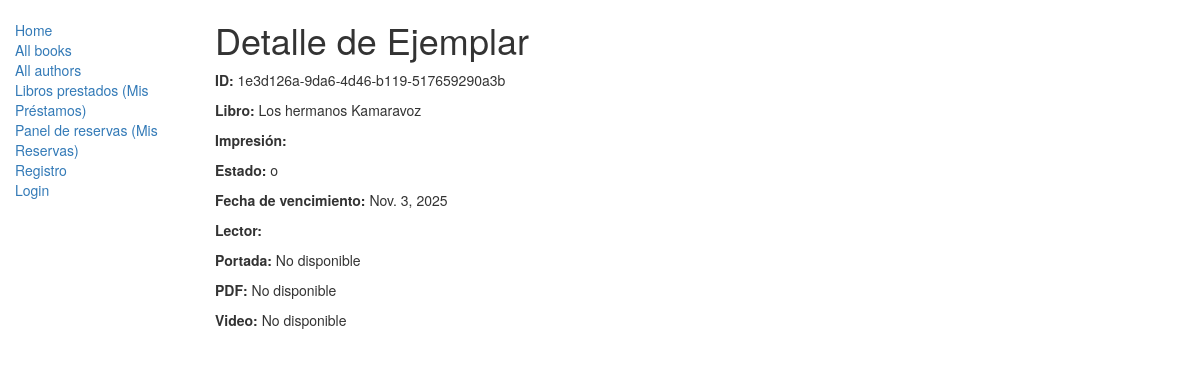
The page /catalog/ejemplar/1e3d126a-9da6-4d46-b119-517659290a3b/ on the database as committed earlier.
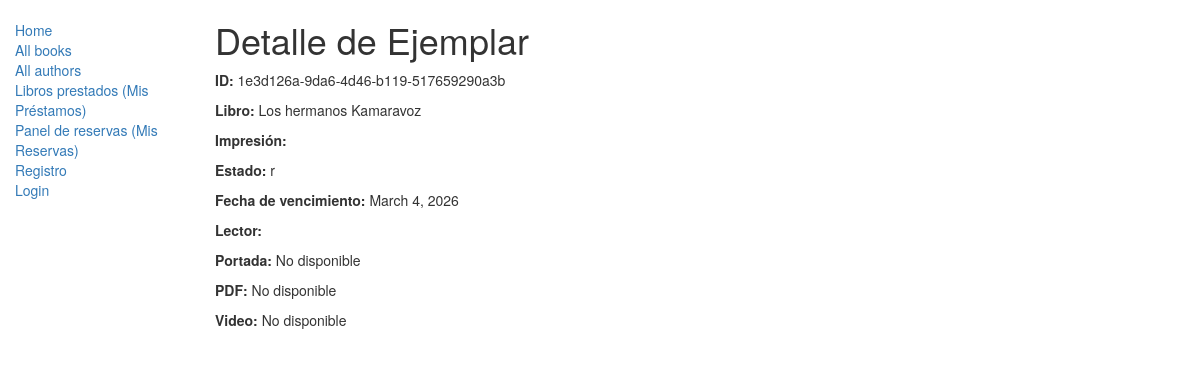
The same page on the database as committed later.
### catalog/models.py (models this page shows, shortened)
class BookInstance(models.Model):
    id = models.UUIDField(primary_key = True, default=uuid.uuid4,help_text="id unico del ejemplar en toda la biblioteca")
    imprent = models.CharField(max_length= 200, help_text="Introduce el nombre de la editorial")
    due_back = models.DateField(null=True,blank = True)
    loan_status =(
            ("m","Maintenance"),
            ("o","on loan"),
            ("a","available"),
            ("r","reserverd")
        )
    pdf = models.FileField(upload_to="pdfs/", null=True, blank=True)
    video = models.FileField(upload_to="videos/", null=True , blank = True)
    book = models.ForeignKey(Book,on_delete = models.SET_NULL, null = True)
    lenguaje = models.ForeignKey("Language", on_delete = models.SET_NULL , null = True)
    status = models.CharField(max_length = 1, choices = loan_status, blank = True, default = "m",help_text = "Disponibilidad d del ejemplar")
    lector = models.ForeignKey("lector", on_delete= models.SET_NULL, null=True )
    portada = models.ImageField(upload_to="portadas/", null=True , blank=True)
    reservadores = models.ManyToManyField(
        "lector",
        through='Reservation',
        related_name='reservas'
    )
    class Meta:
        ordering = ["due_back"]

class Book(models.Model):
    title = models.CharField(max_length = 200, help_text= "Introduce el nombre del libro")
    author = models.ForeignKey("Author",on_delete = models.SET_NULL, null= True)
    summary = models.TextField(max_length = 1000 , help_text = "ingrese una breve descripcion del libro")
    genre = models.ManyToManyField(Genre,help_text = "Selecciona un genero")
    def display_genre(self):
        """
           crea un string para el admin
        """
        return " ".join([genre.name for genre in self.genre.all()])
    display_genre.shortDescription = "Genre"
    isbn = models.CharField("ISBN",max_length = 13,help_text = "13 Caracteres <a href='https://www.isbn-international.org/content/what-isbn'ISBN number</a>")

### catalog/views.py (the view)
# urls.py: path("ejemplar/<uuid:pk>/", views.detalleEjemplar.as_view(), name="ejemplarDetalle"),
class detalleEjemplar(generic.DetailView):
    model = BookInstance

### catalog/templates/catalog/bookinstance_detail.html
{% extends "base_generic.html" %}
{%block content%}
<h1>Detalle de Ejemplar</h1>
<p><strong>ID:</strong> {{ object.id }}</p>
<p><strong>Libro:</strong> {{ object.book.title }}</p>
<p><strong>Impresión:</strong> {{ object.imprint }}</p>
<p><strong>Estado:</strong> {{ object.status }}</p>
<p><strong>Fecha de vencimiento:</strong> {{ object.due_back }}</p>
<p><strong>Lector:</strong> {{ object.borrower }}</p>
<p><strong>Portada:</strong>
    {% if object.portada %}
    <img src="{{ object.portada.url }}" alt="Portada" style="max-width: 200px;">
    {% else %}
    <span>No disponible</span>
    {% endif %}
</p>
<p><strong>PDF:</strong>
    {% if object.pdf %}
    <embed src="{{ object.pdf.url }}" width="500" height="300" type="application/pdf">
    {% else %}
    <span>No disponible</span>
    {% endif %}
</p>
<p><strong>Video:</strong>
    {% if object.video %}
    <video width="500" height="300" controls>
        <source src="{{ object.video.url }}" type="video/mp4">
        Tu navegador no soporta la visualización de videos.
    </video>
    {% else %}
    <span>No disponible</span>
    {% endif %}
</p>
{%endblock%}

Rows that differ between the two databases and show on the page:
changed BookInstance "1e3d126a-9da6-4d46-b119-517659290a3b": status "o" → "r"; due_back "Nov. 3, 2025" → "March 4, 2026"
